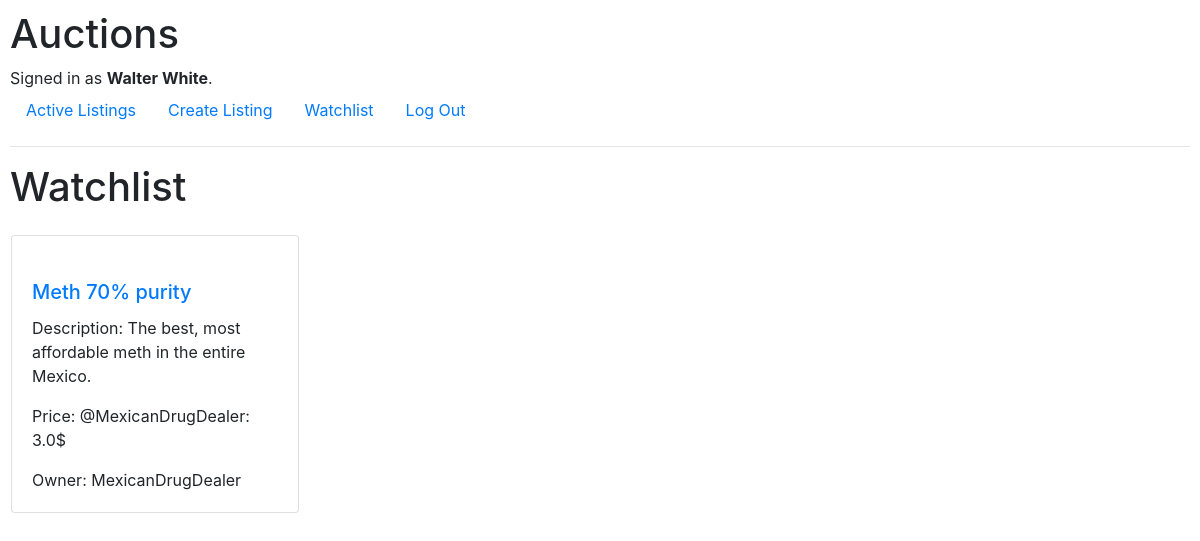
The app's page /watchList (signed in) with its own data.
### auctions/models.py (models this page shows, shortened)
class User(AbstractUser):
    pass

class Listing(models.Model):
    title = models.CharField(max_length=20)
    description = models.TextField(max_length=400)
    image_url = models.URLField(max_length=1000)
    price = models.ForeignKey(Bid, on_delete=models.CASCADE, related_name="listing")
    owner = models.ForeignKey(User, on_delete=models.CASCADE, related_name="auctions", blank=True, null=True)
    is_active = models.BooleanField(default=True)
    category = models.ForeignKey(Category, on_delete=models.CASCADE, related_name="auctions")
    bidCount = models.DecimalField(max_digits=10, decimal_places=0, default=0)
    leadingUser = models.ForeignKey(User, on_delete=models.CASCADE, related_name="leadingUser", null=True)
    watchlist = models.ManyToManyField(User, blank=True, related_name="watchlist")

class Bid(models.Model):
    bid = models.FloatField(default=0)
    user = models.ForeignKey(User, on_delete=models.CASCADE, related_name="bids")
    def __str__(self):
        return f"@{self.user}: {self.bid}$"

### auctions/views.py (the view)
# urls.py: path("watchList", views.watchList, name="goodList"),
def watchList(request):
    user = request.user
    watchlist = user.watchlist.all()
    return render(request, "auctions/watchlist.html", {
        "watchlist": watchlist
    })

### auctions/templates/auctions/watchlist.html
{% extends 'auctions/layout.html' %}
{% block body %}
    <h1>Watchlist</h1>
    <div>
        <div class="row">
            {% for listing in watchlist %}
                <div class="card m-3" style="width: 18rem;">
                    <a href="{% url 'displayPage' listing.title %}"><img class="card-img-top" src="{{ listing.image_url }}" alt="{{ listing.titile }}"></a>
                    <div class="card-body">
                        <h5 class="card-title"><a href="{% url 'displayPage' listing.title %}">{{ listing.title }}</a></h5>
                        <p class="card-text">Description: {{ listing.description }}</p>
                        <p class="card-text">Price: {{ listing.price }}</p>
                        <p class="card-text">Owner: {{ listing.owner }}</p>
                    </div>
                </div>
            {% endfor %}
        </div>
    </div>
{% endblock %}

### auctions/templates/auctions/layout.html (shortened to what this page needs)
{% load static %}
<!DOCTYPE html>
<html lang="en">
    <head>
        <link rel="stylesheet" href="https://stackpath.bootstrapcdn.com/bootstrap/4.4.1/css/bootstrap.min.css">
        <link href="{% static 'auctions/styles.css' %}" rel="stylesheet">
    </head>
    <body>
        <h1>Auctions</h1>
        <div>
            {% if user.is_authenticated %}
                Signed in as <strong>{{ user.username }}</strong>.
            {% else %}
                Not signed in.
            {% endif %}
        </div>
        <ul class="nav">
            <li class="nav-item">
                <a class="nav-link" href="{% url 'index' %}">Active Listings</a>
            </li>
            {% if user.is_authenticated %}
                <li class="nav-item">
                    <a class="nav-link" href="{% url 'createListing' %}">Create Listing</a>
                </li>
                <li class="nav-item">
                    <a class="nav-link" href="{% url 'goodList' %}">Watchlist</a>
                </li>
                <li class="nav-item">
                    <a class="nav-link" href="{% url 'logout' %}">Log Out</a>
                </li>
            {% endif %}
        </ul>
        <hr>
        {% block body %}
        {% endblock %}
    </body>
</html>

### auctions/static/auctions/styles.css (style rules this page uses)
body { padding: 10px; }

### records on screen
User: username "Walter White"
Listing: title "Meth 70% purity", description "The best, most affordable meth in the entire Mexico.", price "@MexicanDrugDealer: 3.0$", owner "MexicanDrugDealer"
